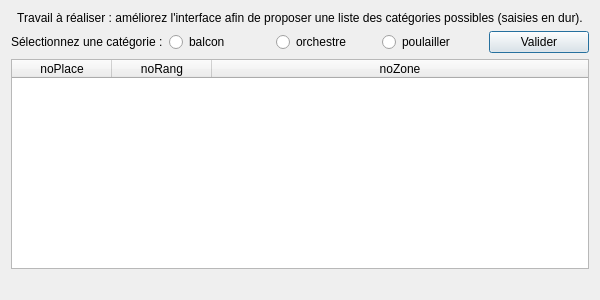
<?xml version="1.0" encoding="UTF-8"?>
<ui version="4.0">
 <class>fct_comp_2</class>
 <widget class="QDialog" name="fct_comp_2">
  <property name="geometry">
   <rect>
    <x>0</x>
    <y>0</y>
    <width>600</width>
    <height>300</height>
   </rect>
  </property>
  <property name="windowTitle">
   <string>Liste des places d'une catégorie (version 1)</string>
  </property>
  <property name="windowOpacity">
   <double>9.000000000000000</double>
  </property>
  <layout class="QVBoxLayout" name="verticalLayout">
   <item>
    <widget class="QLabel" name="label">
     <property name="text">
      <string>Travail à réaliser : améliorez l'interface afin de proposer une liste des catégories possibles (saisies en dur).</string>
     </property>
     <property name="alignment">
      <set>Qt::AlignCenter</set>
     </property>
     <property name="wordWrap">
      <bool>true</bool>
     </property>
    </widget>
   </item>
   <item>
    <layout class="QHBoxLayout" name="horizontalLayout">
     <item>
      <widget class="QLabel" name="label_3">
       <property name="text">
        <string>Sélectionnez une catégorie :</string>
       </property>
      </widget>
     </item>
     <item>
      <widget class="QRadioButton" name="radioButton_3">
       <property name="text">
        <string>balcon</string>
       </property>
      </widget>
     </item>
     <item>
      <widget class="QRadioButton" name="radioButton_2">
       <property name="text">
        <string>orchestre</string>
       </property>
      </widget>
     </item>
     <item>
      <widget class="QRadioButton" name="radioButton">
       <property name="text">
        <string>poulailler</string>
       </property>
      </widget>
     </item>
     <item>
      <widget class="QPushButton" name="pushButton_fct_comp_2">
       <property name="text">
        <string>Valider</string>
       </property>
      </widget>
     </item>
    </layout>
   </item>
   <item>
    <widget class="QTableWidget" name="table_fct_comp_2">
     <attribute name="horizontalHeaderMinimumSectionSize">
      <number>50</number>
     </attribute>
     <attribute name="horizontalHeaderStretchLastSection">
      <bool>true</bool>
     </attribute>
     <attribute name="verticalHeaderVisible">
      <bool>false</bool>
     </attribute>
     <column>
      <property name="text">
       <string>noPlace</string>
      </property>
     </column>
     <column>
      <property name="text">
       <string>noRang</string>
      </property>
     </column>
     <column>
      <property name="text">
       <string>noZone</string>
      </property>
     </column>
    </widget>
   </item>
   <item>
    <widget class="QLabel" name="label_fct_comp_2">
     <property name="text">
      <string/>
     </property>
     <property name="alignment">
      <set>Qt::AlignCenter</set>
     </property>
    </widget>
   </item>
  </layout>
 </widget>
 <resources/>
 <connections>
  <connection>
   <sender>pushButton_fct_comp_2</sender>
   <signal>clicked()</signal>
   <receiver>fct_comp_2</receiver>
   <slot>refreshResult()</slot>
   <hints>
    <hint type="sourcelabel">
     <x>351</x>
     <y>51</y>
    </hint>
    <hint type="destinationlabel">
     <x>444</x>
     <y>134</y>
    </hint>
   </hints>
  </connection>
 </connections>
 <slots>
  <slot>refreshResult()</slot>
 </slots>
</ui>
